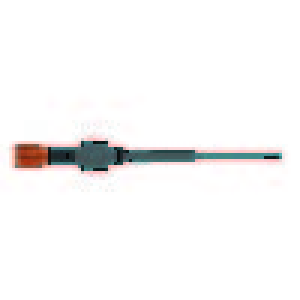
#> input picture E1.jpg, 100 x 100 px (shown 3 times larger)
$ python space_carve.py
#> lines starting #> are read from the running program, lines starting #| are printed output that depends on the picture; after the words box and inside, x2 and y2 are one past the last pixel; in counts of white or black regions, pixels touching at a corner belong together
import numpy as np
import os
from PIL import Image
from mpl_toolkits.mplot3d import Axes3D
import matplotlib.pyplot as plt
import open3d
#converting images from RGB to grayscale
img1 = Image.open("E1.jpg").convert('L')
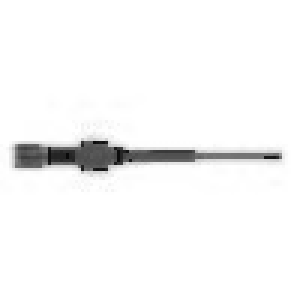
#> img1: PIL image 100x100 L (shown 3 times larger); min 10, max 255, mean 246.5
img2 = Image.open("E2.jpg").convert('L')
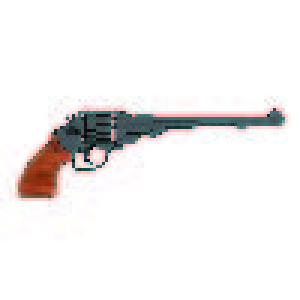
#> input picture E2.jpg, 100 x 100 px (shown 3 times larger)
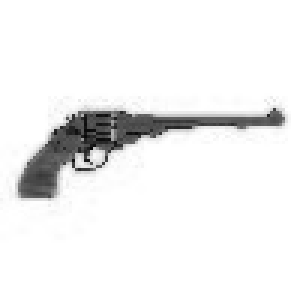
#> img2: PIL image 100x100 L (shown 3 times larger); min 9, max 255, mean 239.8

#thresholding images to convert to binary
threshold=150
img1 = img1.point(lambda p: p > threshold and 255)
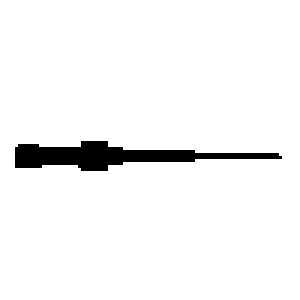
#> img1: PIL image 100x100 L (shown 3 times larger); 95.8% white; 1 black region, box (x1, y1, x2, y2) and area: (5, 47, 94, 57) 422
img2 = img2.point(lambda p: p > threshold and 255)
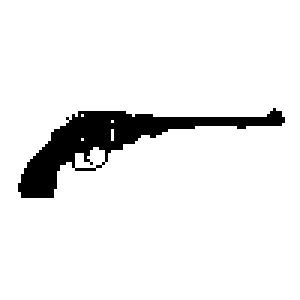
#> img2: PIL image 100x100 L (shown 3 times larger); 92.5% white; 1 black region, box (x1, y1, x2, y2) and area: (6, 36, 95, 66) 749

# img1.save('1.png')
# img2.save('2.png')

#creating 3 voxel arrays of 100x100x100
N1 = 100
N2 = 100
N3 = 100
ma1 = np.zeros((N1,N2,N3))
ma2 = np.zeros((N1,N2,N3))
ma = np.zeros((N1,N2,N3))

pixels1=img1.load()
pixels2=img2.load()

#getting projection of 2 different views
for i in range(img1.size[0]):
    for j in range(img1.size[1]):
            for k in range(100):
                ma2[j,i,k]=255-pixels1[i,j]

for k in range(img2.size[0]):
    for j in range(img2.size[1]):
            for i in range(100):
                ma1[i,j,k]=255-pixels2[k,j]

#combining the projections
for i in range(img1.size[0]):
    for j in range(img1.size[1]):
            for k in range(100):
                if ma1[i,j,k]==255 and ma2[i,j,k]==255:
                    ma[i,j,k]=255
                else:
                    ma[i,j,k]=0


#creating an empty list and populating it with points from numpy array
l=[]

for i in range(100):
    for j in range(100):
        for k in range(100):
            if ma[i,j,k]==255:
                l.append([i,j,k])

#converting list to np array
j=np.asarray(l)
# print(j.shape)

#plotting np array using open3d
point_cloud = open3d.geometry.PointCloud()
point_cloud.points = open3d.utility.Vector3dVector(j)
open3d.io.write_point_cloud("out.ply", point_cloud)
open3d.visualization.draw_geometries([point_cloud])


# [8 lines of commented-out code are left out]
